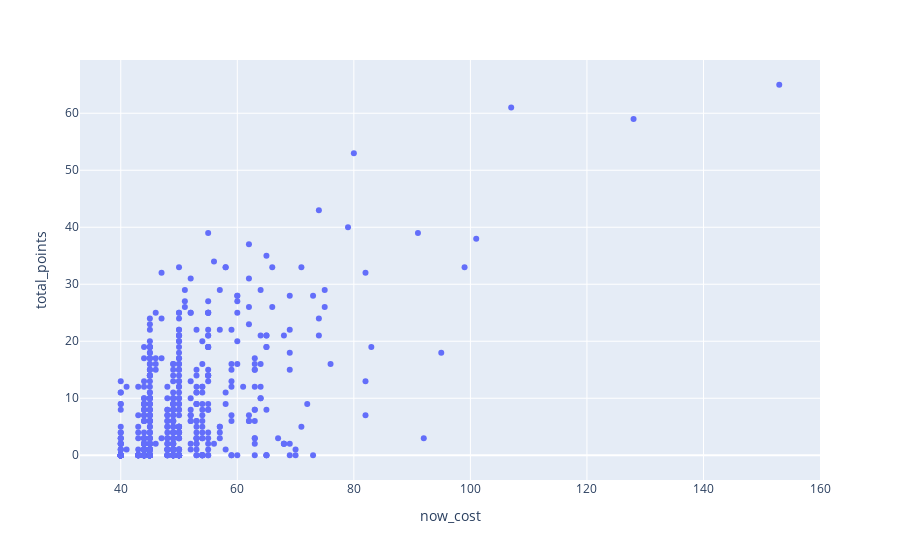

The cell this chart's notebook holds for it:
### Markdown cell above
Total points vs. Total cost

### Code cell
pd.options.plotting.backend = "plotly"

df.plot.scatter(x="now_cost", y="total_points", hover_data=["first_name", "second_name"])

### Figure 1 — Plotly figure (JSON) as saved in the notebook; plotly's stock layout.template omitted (floating-point values rounded to 4 significant figures; data arrays with more than 128 entries replaced by an {"elided": "..."} marker saying what was removed)
{"data": [{"customdata": {"elided": "664x2 str values"}, "hovertemplate": "now_cost=%{x}<br>total_points=%{y}<br>first_name=%{customdata[0]}<br>second_name=%{customdata[1]}<extra></extra>", "legendgroup": "", "marker": {"color": "#636efa", "symbol": "circle"}, "mode": "markers", "name": "", "orientation": "v", "showlegend": false, "type": "scatter", "x": {"elided": "664 int values"}, "xaxis": "x", "y": {"elided": "664 int values"}, "yaxis": "y"}], "layout": {"legend": {"tracegroupgap": 0}, "margin": {"t": 60}, "xaxis": {"anchor": "y", "domain": [0, 1], "title": {"text": "now_cost"}}, "yaxis": {"anchor": "x", "domain": [0, 1], "title": {"text": "total_points"}}}}
